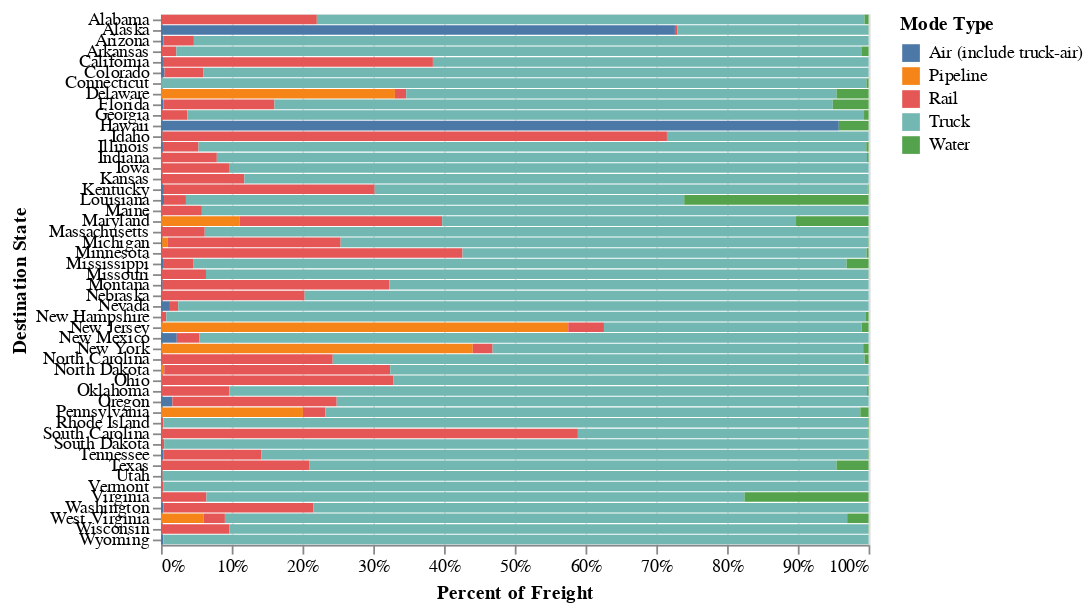

Source (Vega-Lite JSON):
### Vega-Lite specification from a JSON file in a GitHub repository (floating-point values rounded to 4 significant figures; data arrays with more than 128 entries replaced by an {"elided": "..."} marker saying what was removed)
{"config": {"view": {"width": 400, "height": 300}, "mark": {"tooltip": null}}, "data": {"name": "data-608c70037718747860d59c3af15f9075"}, "mark": "bar", "encoding": {"color": {"type": "nominal", "field": "DMS_MODE", "legend": {"title": "Mode Type"}}, "x": {"type": "quantitative", "aggregate": "sum", "axis": {"format": "%", "title": "Percent of Freight"}, "field": "KTons", "sort": "ascending", "stack": "normalize"}, "y": {"type": "nominal", "axis": {"title": "Destination State"}, "field": "DMS DEST"}}, "selection": {"selector012": {"type": "interval", "bind": "scales", "encodings": ["x", "y"]}}, "$schema": "https://vega.github.io/schema/vega-lite/v3.2.1.json", "datasets": {"data-608c70037718747860d59c3af15f9075": {"elided": "196 records"}}}
